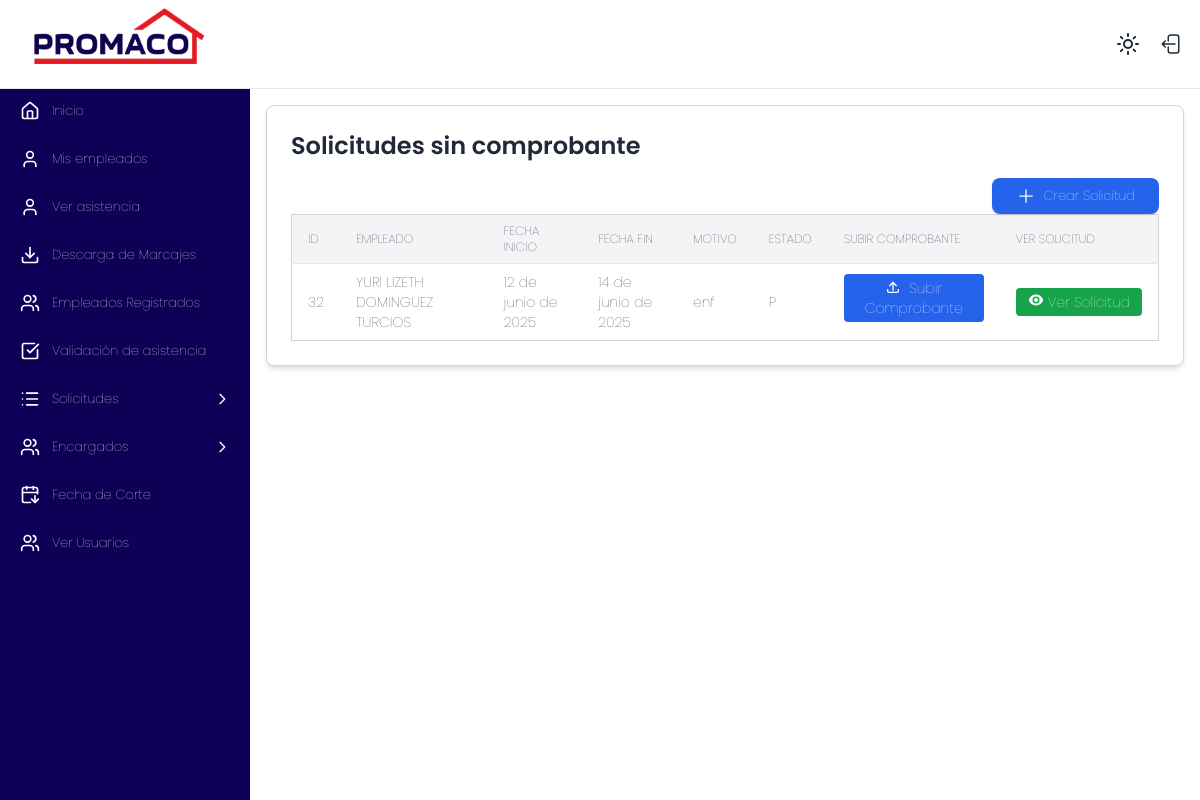
The app's page /marcaje/subir_comprobantes/ (signed in), older data.
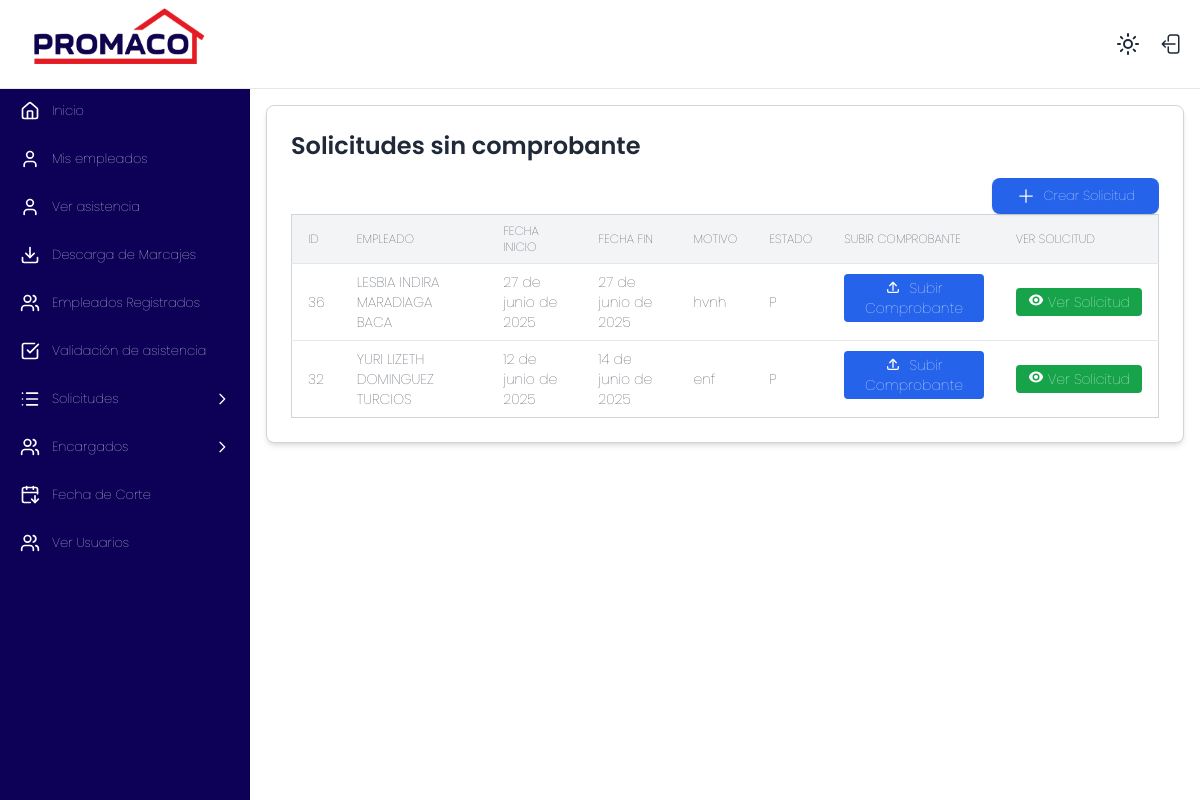
The same page, newer data.
### marcaje/models.py (models this page shows, shortened)
class Permisos(models.Model):
    ESTADO_SOLICITUD = [
        ('P', 'Pendiente'),
        ('A', 'Aprobada'),
        ('SB', 'SUBSANADO'),
        ('R', 'Rechazada'),
    ]
    encargado = models.ForeignKey(Empleado, related_name="solicitudes_enviadas", on_delete=models.PROTECT)
    empleado = models.ForeignKey(Empleado, on_delete=models.CASCADE)
    tipo_permiso = models.ForeignKey(TipoPermisos, on_delete=models.PROTECT)
    fecha_inicio = models.DateField()
    fecha_final = models.DateField()
    fecha_solicitud = models.DateField(auto_now_add=True)
    descripcion = models.CharField(max_length=300)
    tiene_comprobante = models.BooleanField(default=False)
    estado_solicitud = models.CharField(choices=ESTADO_SOLICITUD, default='P')
    pendiente_subsanar = models.BooleanField(default=False)
    aprobacion_gerencial = models.BooleanField(default=False)

class Empleado(models.Model):
    user = models.OneToOneField(User, on_delete=models.SET_NULL, null=True, blank=True, related_name='empleado_marcaje')
    id_externo = models.IntegerField(unique=True)
    codigo = models.CharField(max_length=20)
    nombre = models.CharField(max_length=100)
    departamento = models.CharField(max_length=100)
    sucursal = models.ForeignKey(Sucursal, on_delete=models.PROTECT)
    es_encargado = models.BooleanField(default=False)
    class Meta:
        verbose_name = "Empleado"
        verbose_name_plural = "Empleados"
        ordering = ['nombre']
    def __str__(self):
        return f"{self.nombre} "

### marcaje/views.py (the view)
        def _wrapped_view(request, *args, **kwargs):
            if not request.user.is_authenticated or not check(request.user):
                raise Http404("Página no encontrada")
            return view_func(request, *args, **kwargs)

### marcaje/context_processors.py (called while the page is built)
def empleados_a_cargo_context(request):
    empleados_cargo = []
    encargado_obj = None
    if request.user.is_authenticated:
        try:
            encargado = Empleado.objects.get(user=request.user)
            encargado_obj = encargado
            if encargado.es_encargado:
                empleados_cargo = Empleado.objects.filter(
                    encargado_asignado__encargado=encargado
                )
        except Empleado.DoesNotExist:
            encargado_obj = None
    return {'empleados_a_cargo_global': empleados_cargo, 'encargado': encargado_obj}

### marcaje/templatetags/auth_extras.py (called while the page is built)
@register.filter(name='has_group')
def has_group(user, group_name):
    return user.groups.filter(name=group_name).exists()

### marcaje/views.py (called while the page is built)
def grupo_requerido(nombre_grupo):
    def check(user):
        return user.groups.filter(name=nombre_grupo).exists()
    def decorator(view_func):
        def _wrapped_view(request, *args, **kwargs):
            if not request.user.is_authenticated or not check(request.user):
                raise Http404("Página no encontrada")
            return view_func(request, *args, **kwargs)
        return _wrapped_view
    return decorator

### marcaje/templates/subir_comprobantes.html (shortened to what this page needs)
{% extends 'base.html' %}
{% block content %}
<div class="w-full max-w-7xl mx-auto bg-white dark:bg-gray-800 p-6 rounded-lg shadow-md border border-gray-300">
  <h2 class="text-2xl font-semibold mb-4 text-gray-800 dark:text-gray-200">Solicitudes sin comprobante</h2>
  <div class="overflow-x-auto">
    <div class="flex justify-end items-end">
            <a href="{% url 'crear_permiso' %}" class="bg-blue-600 text-white px-6 py-2 rounded-lg shadow hover:bg-blue-700 transition duration-200 flex items-center">
              <svg xmlns="http://www.w3.org/2000/svg" fill="none" viewBox="0 0 24 24" stroke-width="1.5" stroke="currentColor" class="inline w-5 h-5 align-middle mr-2">
                <path stroke-linecap="round" stroke-linejoin="round" d="M12 4.5v15m7.5-7.5h-15" />
              </svg>
              Crear Solicitud
            </a>
        </div>
    <table id="tabla-comprobantes" class="min-w-full text-sm text-left border border-gray-300">
      <thead class="bg-gray-100 dark:bg-gray-600 uppercase text-xs">
        <tr>
          <th class="px-4 py-2">Id</th>
          <th class="px-4 py-2">Empleado</th>
          <th class="px-4 py-2">Fecha Inicio</th>
          <th class="px-4 py-2">Fecha Fin</th>
          <th class="px-4 py-2">Motivo</th>
          <th class="px-4 py-2">Estado</th>
          <th class="px-4 py-2">Subir comprobante</th>
          <th class="px-4 py-2">Ver Solicitud</th>
        </tr>
      </thead>
      <tbody>
        {% for s in solicitudes %}
        <tr id="permiso-{{s.id}}" class="border-t border-gray-200 hover:bg-gray-100 dark:hover:bg-gray-700 transition-colors duration-200">
          <td class="px-4 py-2">{{ s.id }}</td>
          <td class="px-4 py-2">{{ s.empleado }}</td>
          <td class="px-4 py-2">{{ s.fecha_inicio }}</td>
          <td class="px-4 py-2">{{ s.fecha_final }}</td>
          <td class="px-4 py-2">{{ s.descripcion }}</td>
          <td class="px-4 py-2">{{ s.estado_solicitud }}</td>
          <td class="px-4 py-2">
            <button
              class="bg-blue-600 text-white px-3 py-1 rounded hover:bg-blue-700 text-sm hover:text-white transition"
              hx-get="{% url 'form_comprobante' s.id %}"
              hx-target="#formulario-{{ s.id }}"
              hx-swap="innerHTML"
            >
             <svg xmlns="http://www.w3.org/2000/svg" class="inline w-4 h-4 mr-1 -mt-1" fill="none" viewBox="0 0 24 24" stroke="currentColor">
                <path stroke-linecap="round" stroke-linejoin="round" stroke-width="2" d="M4 16v2a2 2 0 002 2h12a2 2 0 002-2v-2M7 10l5-5m0 0l5 5m-5-5v12" />
              </svg>
              Subir Comprobante
            </button>
          </td>
          <td class="px-4 py-2">
            <div class="flex flex-nowrap items-center">
              <a href="{% url 'ficha_permiso' s.id %}" target="_blank" class="bg-green-600 text-white px-3 py-1 rounded hover:bg-green-700 text-sm hover:text-white transition flex items-center whitespace-nowrap">
                Ver Solicitud
              </a>
            </div>
          </td>
        </tr>
        {% empty %}
        <tr>
          <td colspan="5" class="text-center py-4 text-gray-500">No hay solicitudes pendientes de comprobante.</td>
        </tr>
        {% endfor %}
      </tbody>
    </table>
  </div>
</div>
{% endblock %}

Row changes from the older to the newer data that the page shows:
added Permisos: id "36", empleado "LESBIA INDIRA MARADIAGA BACA", fecha_inicio "27 de junio de 2025", fecha_final "27 de junio de 2025", descripcion "hvnh", estado_solicitud "P"
